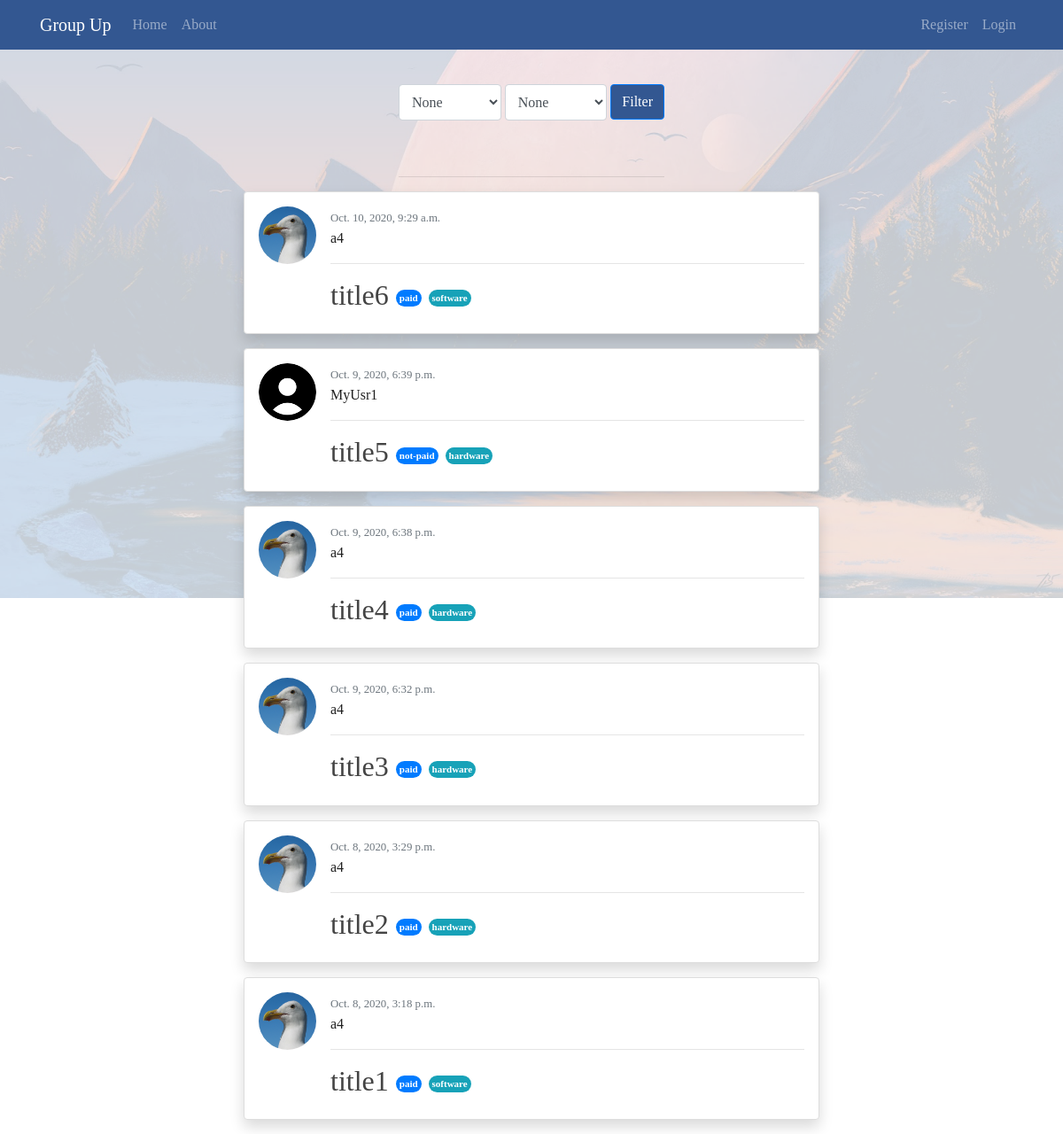
The app's page /, older data.
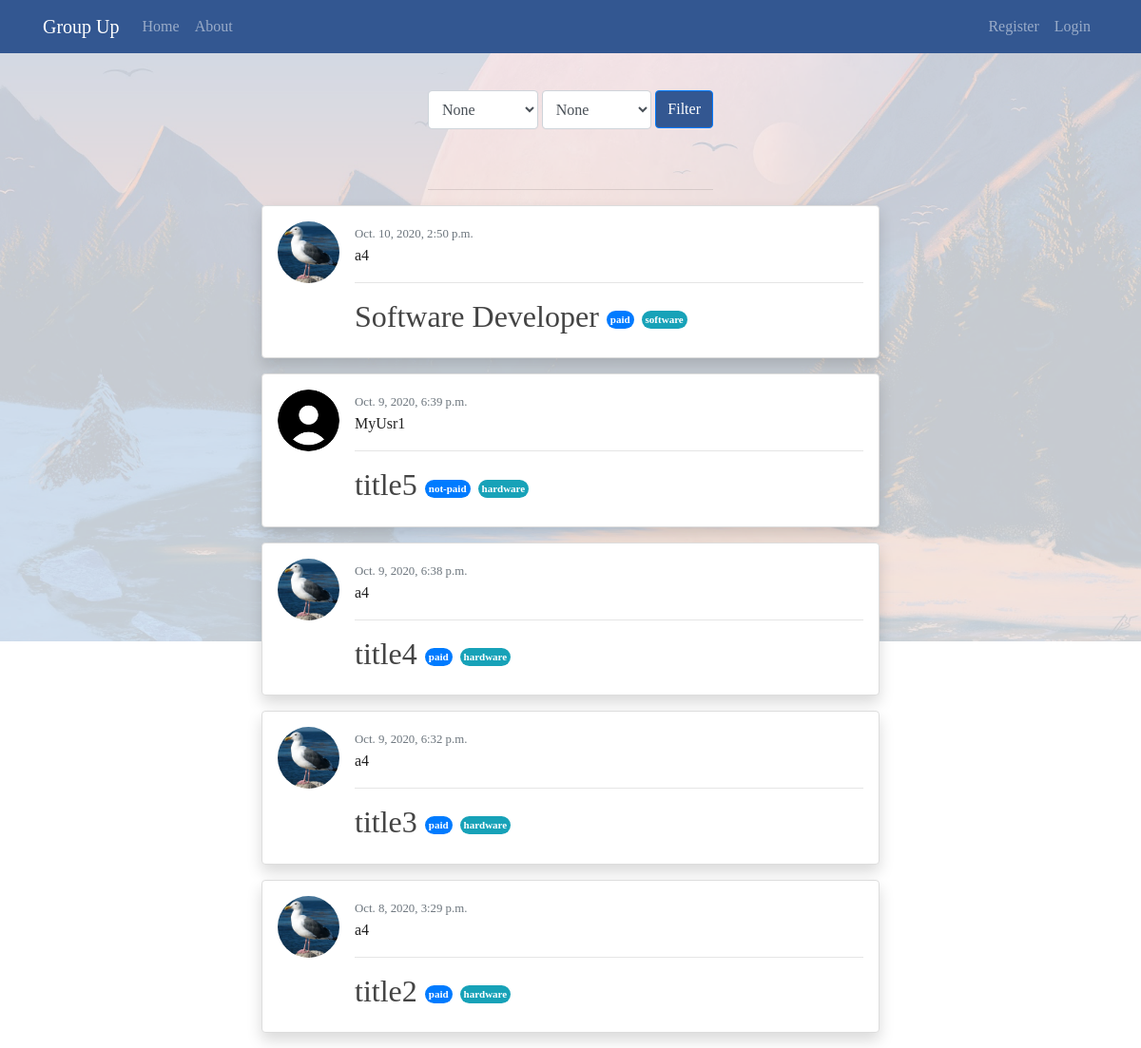
The same page, newer data.
### mains/models.py (models this page shows, shortened)
class Post(models.Model):
    title = models.TextField(max_length=30)
    description = models.TextField(max_length=300)
    type = models.CharField(max_length=15, default = "")
    date_posted = models.DateTimeField(default=timezone.now)
    author = models.ForeignKey(usr, on_delete=CASCADE)
    domain = models.CharField(max_length=15, default = "")

### users/models.py (models this page shows, shortened)
class MyUser(models.Model):
    username = models.CharField(max_length=25)
    password = models.CharField(max_length=25)
    email = models.EmailField()
    img = models.ImageField(default='profile.png')
    user_type = models.CharField(max_length=15, choices=[("user", "user"), ("admin", "admin")], default="")
    def __str__(self):
        return f'{self.username} '

### mains/views.py (the view, shortened to what this page needs)
# urls.py: path('', views.home, name='main-home'),
def home(request):
    global last_type
    global last_domain
    if last_type != 'not_initialized':
        type = last_type
    else:
        type = 'None'
    if last_domain != 'not_initialized':
        domain = last_domain
    else:
        domain = 'None'
    if "usr_id" in request.session:
        user = MyUser.objects.get(id = request.session.get("usr_id"))
    else:
        user = None
    posts = Post.objects.all()
    type_choice = PostType.objects.all()
    domain_choice = PostDomain.objects.all()
    context = {
        'posts': posts[::-1],
        'user': user,
        'type':type,
        'domain':domain,
        'type_choice':type_choice,
        'domain_choice':domain_choice
    }
    last_type = 'not_initialized'
    last_domain = 'not_initialized'
    return render(request, 'mains/home.html', context)

### users/context_proccessors.py (called while the page is built)
def usergetter(request):
    if "usr_id" in request.session:
        varUsr = MyUser.objects.get(id = request.session.get("usr_id"))
        is_logged = True
    else:
        varUsr = None
        is_logged = False
    return  {
        'var_usr' : varUsr,
        'is_logged' : is_logged,
    }

### mains/templates/mains/home.html (shortened to what this page needs)
{% extends "mains/base.html" %}
{% block content %}
		<div class="form-signin "  >
			<form method = "POST" style = "display:flex; flex-direction:row">
                    <select class="form-control"   name="domain" >
						<option>None</option>
					</select>
                    <select class="form-control  ml-1"   name="type">
						<option>None</option>
					</select>
				<span><button class = "btn btn-primary ml-1" style="background-color:#335791;height:40px;" type="submit"> Filter </button></span>
			</form>
		</div>
<div style = "width:100%;" class = "text-center mb-2 mt-5">
	<hr width = "25%">
</div>
	{% for post in posts %}
		<article class="media content-section shadow container p-3 mb-3 bg-white rounded " style="width:650px">
			<img class ="rounded-circle article-img" src = "{{ post.author.img.url }}">
	  	<div class="media-body">
	    <div>
			 <small class="text-muted">{{ post.date_posted }}</small>
		</div>
			<div>
				<a href = "{% url 'profile' post.author.id %}" style="color:#202020">{{ post.author }}</a>
			</div>
		<hr style="width:50%;text-align:left;margin-left:0;width:100%">
	    <h2><a class="article-title mr-2 " href="{% url 'post-details' post.id %}">{{ post.title }}</a><span class="badge badge-pill badge-primary custom-badge">{{post.type}}</span> <span class="badge badge-pill badge-info custom-badge">{{post.domain}}</span></h2>
	  </div>
	   </article>
	{%endfor%}
{% endblock content %}

### mains/templates/mains/base.html (shortened to what this page needs)
{% load static %}
<!DOCTYPE html>
<head>
	<!doctype html>
<html lang="en">
  <head>
    <link rel="stylesheet" href="https://stackpath.bootstrapcdn.com/bootstrap/4.1.3/css/bootstrap.min.css">
    <link rel="stylesheet" type="text/css" href="{% static 'mains/main.css' %}">
</head>
<body
		{% block bodyattr %} {% endblock %}  >
					 <nav class="navbar navbar-expand-md navbar-dark bg-steel fixed-top ">
						 <div class="container">
							<a class="navbar-brand" href="/">Group Up</a>
							<div class="collapse navbar-collapse" id="navbarToggle">
								<div class="navbar-nav mr-auto">
										<a class="nav-item nav-link " href="/">Home</a>
										<a class="nav-item nav-link " href="#">About</a>
								</div>
								<div class="navbar-nav ml-auto">
									{% if is_logged == True  %}
										<a class="nav-item nav-link " href="{% url 'profile' var_usr.id %}">Profile</a>
										<a class="nav-item nav-link " href="{% url 'logout' %}">Logout</a>
										{% if  var_usr.user_type == 'admin' %}
											<a class="nav-item nav-link " href="{% url 'my-admin' %}">Admin</a>
										{% endif %}
									{% else %}
										<a class="nav-item nav-link " href="{% url 'register' %}">Register</a>
										<a class="nav-item nav-link " href="{% url 'login' %}">Login</a>
									{% endif %}
								</div>
							</div>
						 </div>
					 </nav>
{% block content %}{% endblock %}
</body>
</html>

### mains/static/mains/main.css (style rules this page uses)
html * { font-family: Bahnschrift !important; }
body { background:url('../resources/wallpaper_o.png'); margin-top: 5rem; background-attachment: fixed; width:auto; height: auto; background-size: 100%; background-repeat: no-repeat; }
h1, h2, h3, h4, h5, h6 { color: #444444; }
.bg-steel { background-color: #335791; }
.content-section { background: #ffffff; padding: 10px 20px; border: 1px solid #dddddd; border-radius: 3px; margin-bottom: 15px; }
.article-title { color: #444444; }
.article-img { height: 65px; width: 65px; margin-right: 16px; }
.form-signin { width: 100%; max-width: 330px; padding: 15px; margin: auto; }
.form-signin .form-control { position: relative; box-sizing: border-box; height: auto; padding: 10px; font-size: 16px; }
.custom-badge { font-size: 11px; vertical-align: middle; padding:4px }

Row changes from the older to the newer data that the page shows:
removed Post: author.img (picture), date_posted "Oct. 10, 2020, 9:29 a.m.", author "a4", title "title6", type "paid", domain "software"
removed Post: author.img (picture), date_posted "Oct. 8, 2020, 3:18 p.m.", author "a4", title "title1", type "paid", domain "software"
added Post: author.img (picture), date_posted "Oct. 10, 2020, 2:50 p.m.", author "a4", title "Software Developer", type "paid", domain "software"
changed through a linked row, Post "title4": author.img: a different picture
changed through a linked row, Post "title3": author.img: a different picture
changed through a linked row, Post "title2": author.img: a different picture
